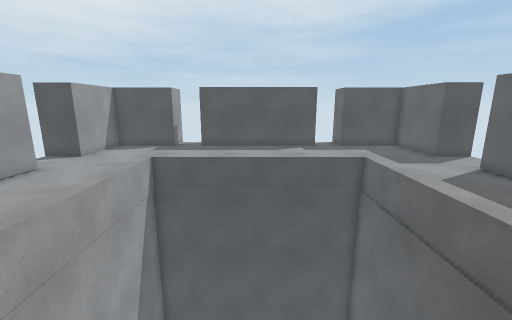
view 1 (above)

16 first-person views from a walk through a scene from a Unity 3-D project. The camera is 1.4 m above the floor, tilts 12° down and sees 90° across. The floor is counted in squares, 0.5 m on a side. Each view is taken from the middle of a square. On the plan, view 1 faces up. The plan holds only what a view shows up to about 19 squares ahead; the rest is blank. The place goes on beyond the plan.

view 2
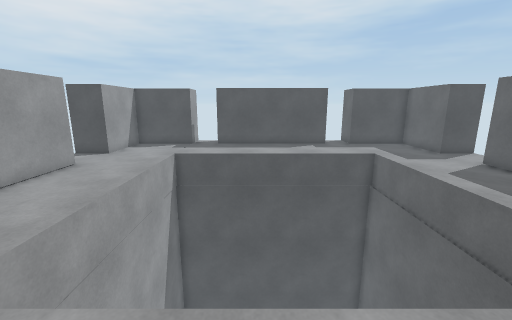

view 3
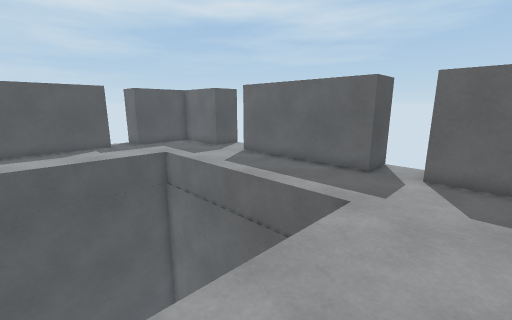

view 4
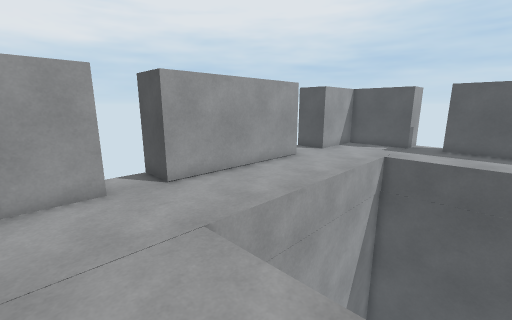

view 5
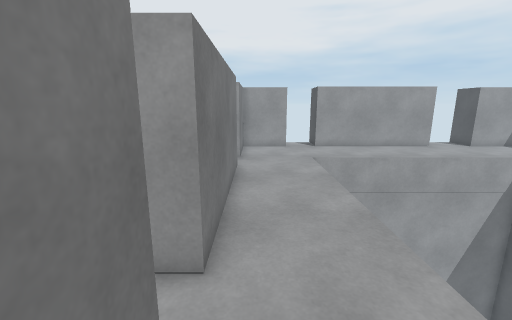

view 6
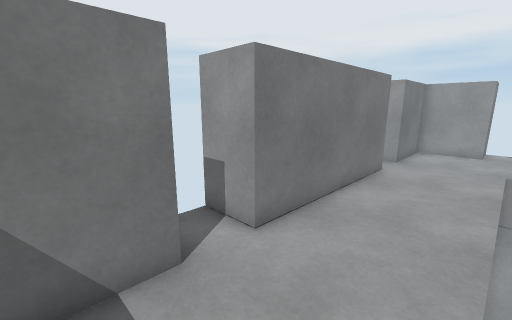

view 7
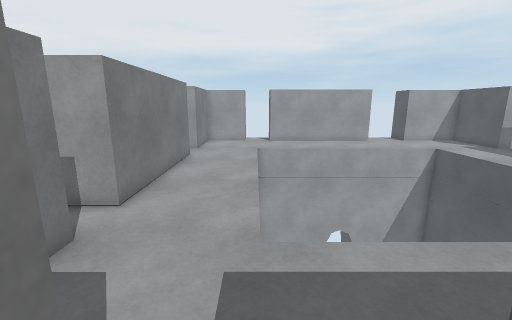

view 8
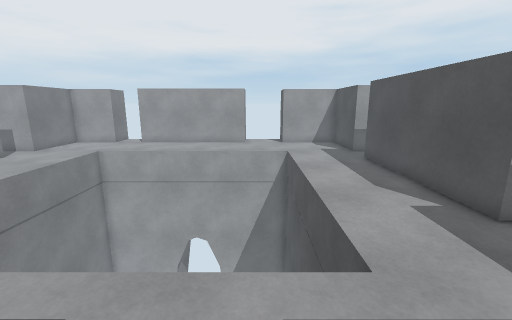

view 9
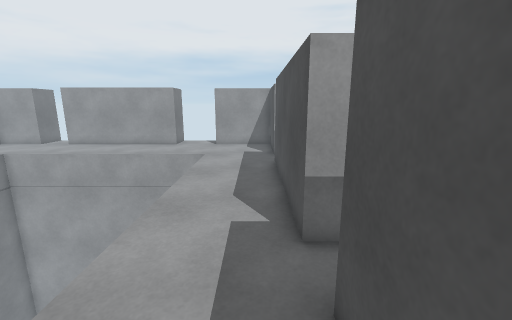

view 10
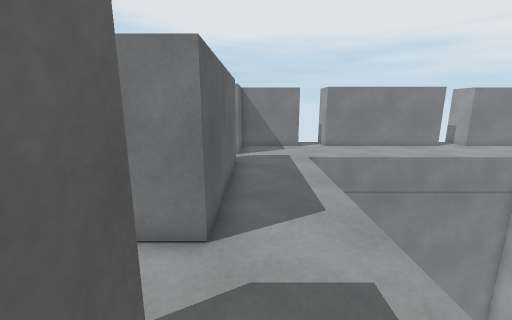

view 11
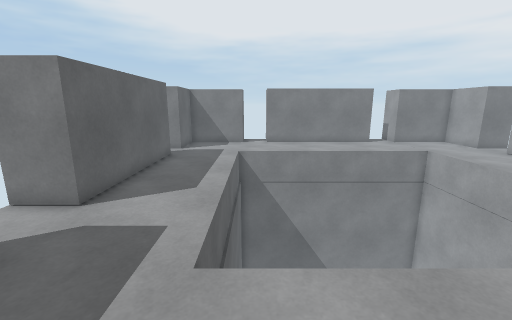

view 12
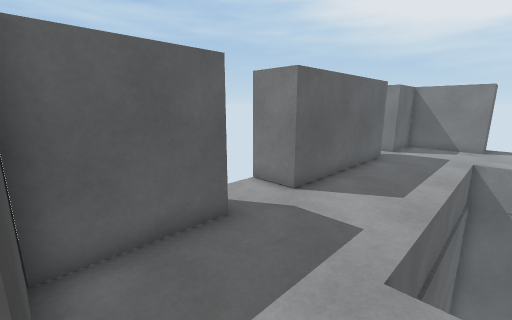

view 13
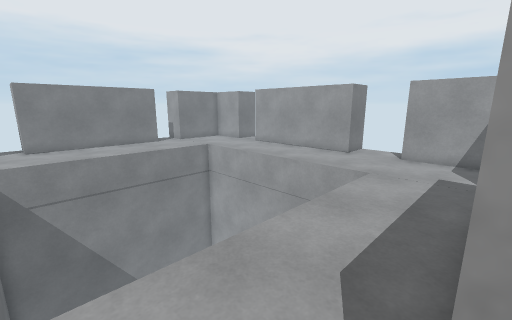

view 14
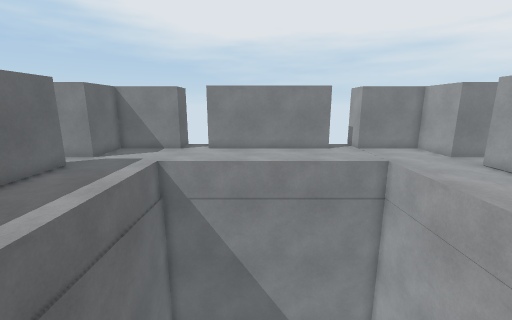

view 15
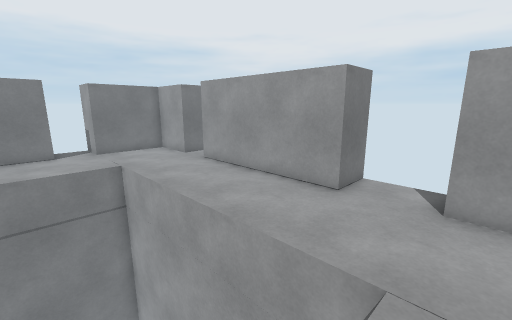

view 16
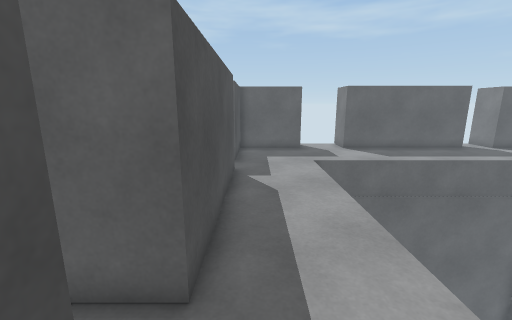

### Floor plan
Key: @ floor where view 1 was taken; # wall or solid block; . floor; v drop or lower ground.
Columns run from 12 left of view 1 to 12 right of it. Each row starts with its distance up from view 1.
 20       #v#
 19       #.#       #.#
 18   #####.#########.#######
 17   #...................#
 16   #...................#
 15   #...................#
 14 ###....vvvvvvvvvvvv...###
 13 v.....v           v.....v
 12 v.....v           v.....v
 11 ###...v           v...###
 10   #...v           v...#
  9   #...v           v...#
  8   #...v           v...#
  7   #...v           v...#
  6   #...v           v...#
  5   #...v           v...#
  4   #...v           v...#
  3 ###...v           v...###
  2 v......vvvvvvvvvvvv.....v
  1 ###...................###
  0   #.........@.........#
 -1   #...................#
 -2   #####.#########.#####
 -3       #.        #.#
 -4       #v        #v#

Positions as (right, up) in squares from view 1, and headings:
1: (0, 0), facing up
2: (-1, -1), facing up
3: (-1, -1), facing up-right
4: (-1, -1), facing up-left
5: (8, -1), facing left
6: (8, 2), facing down-left
7: (11, 2), facing left
8: (10, 12), facing left
9: (9, 17), facing left
10: (9, 16), facing down
11: (5, 18), facing down
12: (5, 18), facing down-right
13: (5, 18), facing down-left
14: (1, 15), facing down
15: (-2, 15), facing down-left
16: (-7, 17), facing right
